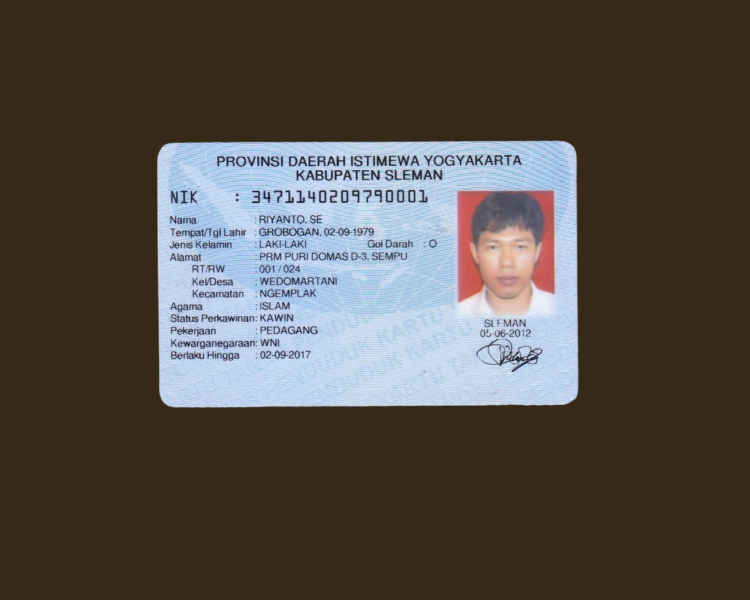
#> input picture assets/sample1.jpg, 1500 x 1200 px (shown at 1/2 size)
$ python ktp.py
#> lines starting #> are read from the running program, lines starting #| are printed output that depends on the picture; after the words box and inside, x2 and y2 are one past the last pixel; in counts of white or black regions, pixels touching at a corner belong together
#> (reads ocr/ocr_number.npy from the repository)
### extractor.py
import cv2
import numpy as np
from ocr.OCR import detect_number


class KtpExtractor:
    def __init__(self, ktp_image: str):
#> called with ktp_image = 'assets/sample1.jpg'
        self.ktp_image = cv2.imread(ktp_image)
#> self.ktp_image is the input picture: shape (1200, 1500, 3); mean B, G, R 70.4, 77.6, 84.1

    def detect_ktp(self) -> np.ndarray | tuple:
        img_gray = cv2.cvtColor(self.ktp_image, cv2.COLOR_BGR2GRAY)
        _, binary_image = cv2.threshold(img_gray, 127, 255, cv2.THRESH_BINARY)
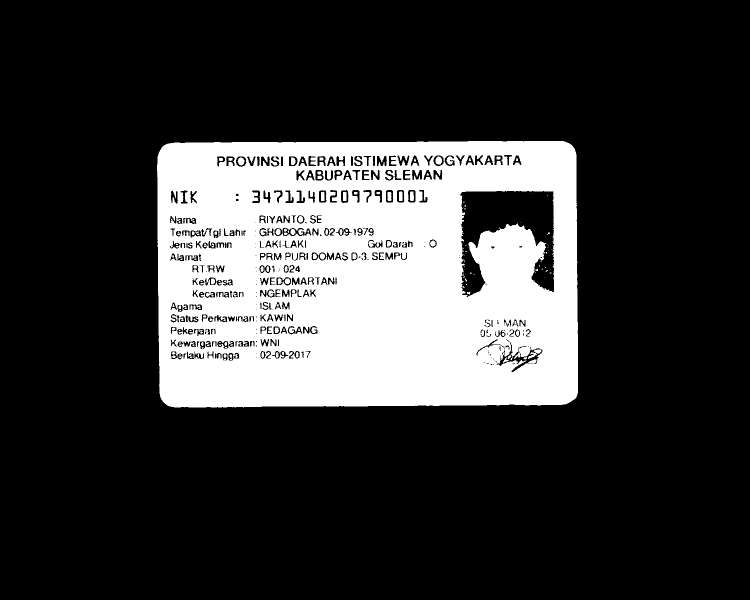
#> binary_image: shape (1200, 1500) (shown at 1/2 size); 21.7% white; 178 white regions (105 under 20 px)

        # Contours
        detected_contours = img_gray.copy()
        contours, hierarchy = cv2.findContours(
            binary_image, cv2.RETR_EXTERNAL, cv2.CHAIN_APPROX_SIMPLE
        )
#> contours = 1 contour; box (x1, y1, x2, y2) and area: (314, 282, 1156, 815) 440940
        detected_contours = cv2.drawContours(
            detected_contours, contours, -1, (0, 255, 0), cv2.FILLED
        )

        # get the first four big contours
        cnts = sorted(contours, key=cv2.contourArea, reverse=True)[:5]
#> cnts has the same summary as contours
        for c in cnts:
            peri = cv2.arcLength(c, True)
            approx = cv2.approxPolyDP(c, 0.02 * peri, True)
            if len(approx) == 4:
                screenCnt = approx
                break
#> this loop made 1 pass
#> (peri, screenCnt) on pass 1: (2738.9, [[1148, 296], [330, 289], [323, 799], [1138, 805]])
        corners = screenCnt.reshape(-1, 2)
#> corners = [[1148, 296], [330, 289], [323, 799], [1138, 805]]
        corner_indexes = [0, 1, 2, 3]

        extracted_ktp = self.perspective_transforms(corners[corner_indexes])

        if extracted_ktp.shape[0] > extracted_ktp.shape[1]:
            corner_indexes = [1, 2, 3, 0]
            extracted_ktp = self.perspective_transforms(corners[corner_indexes])

        ktp_boxes = self.ktp_image.copy()
        cv2.polylines(ktp_boxes, [corners], True, (0, 0, 255), 5)
        for cor in corners:
            cv2.circle(ktp_boxes, tuple(cor), 15, (0, 255, 0), -1)

        return extracted_ktp, (
            self.ktp_image,
            img_gray,
            binary_image,
            detected_contours,
            ktp_boxes,
        )

    def perspective_transforms(self, corners: np.ndarray) -> np.ndarray:
        pt_A, pt_B, pt_C, pt_D = corners
#> pt_A = [1148, 296]; pt_B = [330, 289]; pt_C = [323, 799]; pt_D = [1138, 805]

        # Here, I have used L2 norm. You can use L1 also.
        width_AD = np.sqrt(((pt_A[0] - pt_D[0]) ** 2) + ((pt_A[1] - pt_D[1]) ** 2))
#> width_AD = 509.1
        width_BC = np.sqrt(((pt_B[0] - pt_C[0]) ** 2) + ((pt_B[1] - pt_C[1]) ** 2))
#> width_BC = 510
        maxWidth = max(int(width_AD), int(width_BC))
#> maxWidth = 510

        height_AB = np.sqrt(((pt_A[0] - pt_B[0]) ** 2) + ((pt_A[1] - pt_B[1]) ** 2))
#> height_AB = 818
        height_CD = np.sqrt(((pt_C[0] - pt_D[0]) ** 2) + ((pt_C[1] - pt_D[1]) ** 2))
#> height_CD = 815
        maxHeight = max(int(height_AB), int(height_CD))
#> maxHeight = 818

        input_pts = np.float32([pt_A, pt_B, pt_C, pt_D])
#> input_pts = [[1148, 296], [330, 289], [323, 799], [1138, 805]]
        output_pts = np.float32(
            [
                [0, 0],
                [0, maxHeight - 1],
                [maxWidth - 1, maxHeight - 1],
                [maxWidth - 1, 0],
            ]
        )
#> output_pts = [[0, 0], [0, 817], [509, 817], [509, 0]]

        transform = cv2.getPerspectiveTransform(input_pts, output_pts)
#> transform = [[-0.00848, 0.991, -283.7], [-0.996, -0.0196, 1148.9], [-2.28e-06, -7.25e-06, 1]]
        out = cv2.warpPerspective(
            self.ktp_image, transform, (maxWidth, maxHeight), flags=cv2.INTER_LINEAR
        )
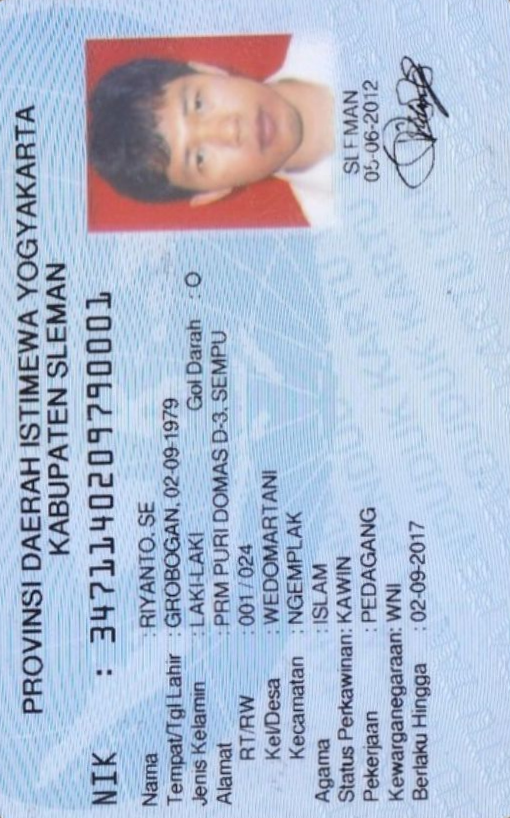
#> out: shape (818, 510, 3); mean B, G, R 211.4, 188.6, 175.5

        return out


class NikExtractor(KtpExtractor):
    def __init__(self, ktp_image: str):
        super().__init__(ktp_image)

    def get_nik_region(self) -> np.ndarray | tuple:
        detected_ktp, _ = self.detect_ktp()
#> in detect_ktp, `cv2.polylines(ktp_boxes, [corners], True, (0, 0, 255), 5)`: ktp_boxes: shape (1200, 1500, 3); 1.03% of pixels changed, all inside (x1, y1, x2, y2) = (320, 286, 1152, 809)
#> the loop in detect_ktp, `for cor in corners:` made 4 passes
#> after the loop in detect_ktp, `for cor in corners:`: ktp_boxes: shape (1200, 1500, 3); mean B, G, R 67.9, 75.7, 84.5
        detected_ktp_copy = detected_ktp.copy()
        detected_ktp = cv2.cvtColor(detected_ktp, cv2.COLOR_BGR2GRAY)
        _, thresh_card = cv2.threshold(detected_ktp, 100, 255, cv2.THRESH_BINARY_INV)
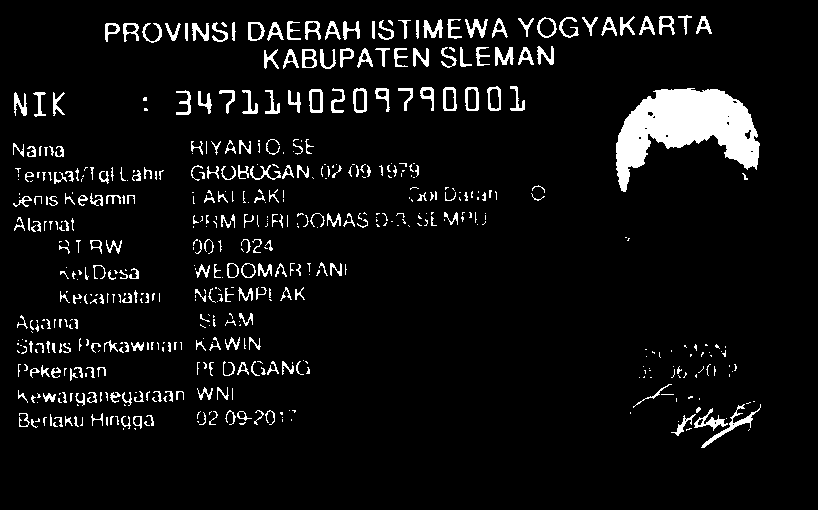
#> thresh_card: shape (510, 818); 6.3% white; 562 white regions (316 under 20 px), largest, box (x1, y1, x2, y2) and area: (616, 88, 760, 192) 7702, (701, 404, 761, 448) 356, (694, 408, 728, 431) 234

        # Image Dilation to get the text region
        kernel = cv2.getStructuringElement(cv2.MORPH_RECT, (3, 3))
#> kernel = [[1, 1, 1], [1, 1, 1], [1, 1, 1]]
        dilate = cv2.dilate(thresh_card, kernel, iterations=7)
#> dilate: shape (510, 818); 35.4% white; 10 white regions
        dilate_copy = dilate.copy()

        img_list = []
        wide_list = []
        cnts = cv2.findContours(dilate, cv2.RETR_EXTERNAL, cv2.CHAIN_APPROX_SIMPLE)
#> cnts = 10 contours; largest, box (x1, y1, x2, y2) and area: (10, 132, 504, 437) 63946, (98, 8, 719, 76) 28348, (6, 136, 171, 311) 17526, (169, 79, 532, 122) 13010, (609, 81, 767, 199) 12128
        for i, c in enumerate(cnts[0][::-1]):
            if i == 0:
                continue
            if i == 4:
                break

            x, y, w, h = cv2.boundingRect(c)
            img_list.append(thresh_card[y : y + h, x : x + w])
            wide_list.append(w)

            cv2.rectangle(dilate_copy, (x, y), (x + w, y + h), (36, 255, 12), 2)
            cv2.putText(
                dilate_copy,
                f"{i}",
                (x, y),
                cv2.FONT_HERSHEY_SIMPLEX,
                1,
                (0, 0, 255),
                1,
                cv2.LINE_AA,
            )

            cv2.rectangle(detected_ktp_copy, (x, y), (x + w, y + h), (36, 255, 12), 2)
            cv2.putText(
                detected_ktp_copy,
                f"{i}",
                (x, y),
                cv2.FONT_HERSHEY_SIMPLEX,
                1,
                (0, 0, 255),
                1,
                cv2.LINE_AA,
            )
#> this loop made 5 passes
#> (x, y, w, h) on passes 2 to 4: (169, 79, 363, 43), (609, 81, 158, 118), (7, 85, 65, 39)
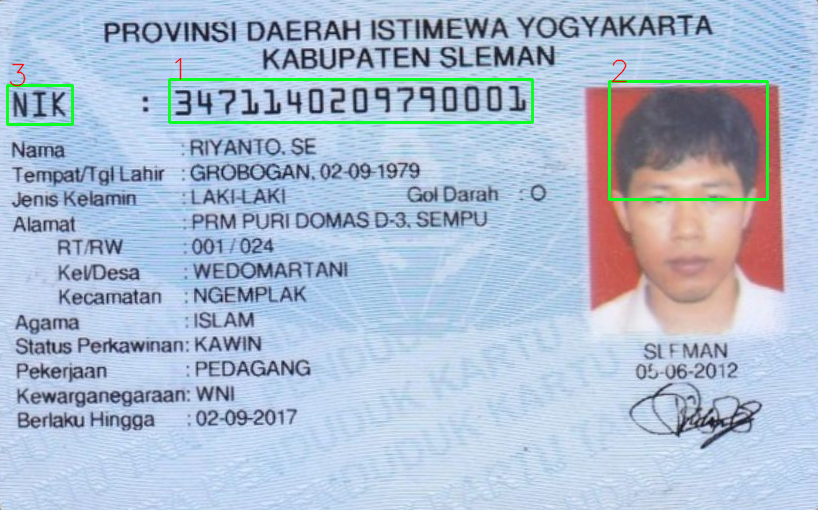
#> detected_ktp_copy: shape (510, 818, 3); mean B, G, R 209.5, 189.3, 173.6
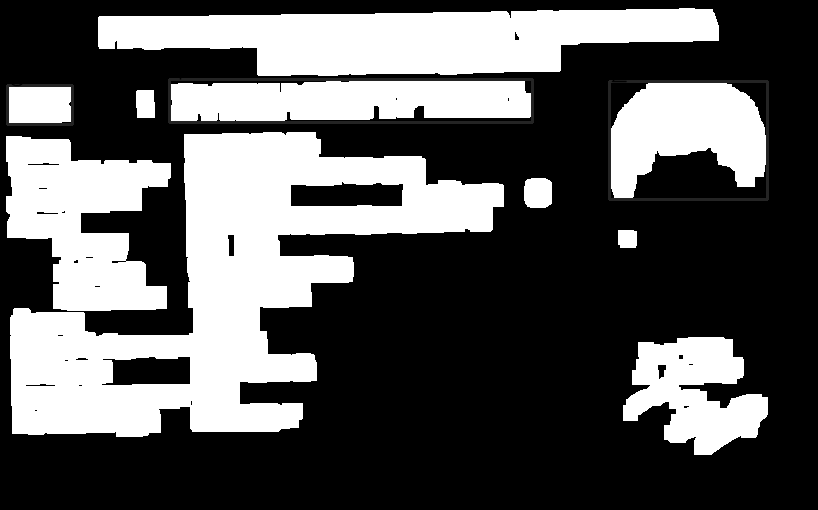
#> dilate_copy: shape (510, 818); min 0, max 255, mean 90.1
#> after the loop, img_list = 3 items; wide_list = [363, 158, 65]

        nik = img_list[wide_list.index(max(wide_list))]
#> nik: shape (43, 363); 14.7% white; 16 white regions
        return nik, (thresh_card, dilate_copy, detected_ktp_copy)

    def get_nik_numbers(self) -> list | tuple:
        """
        Process:
        - Dilate to get the contours and boxes of numbers
        - Erode to do the OCR
        """

        extracted_nik_region, _ = self.get_nik_region()
        _, thresh_nik = cv2.threshold(extracted_nik_region, 120, 255, cv2.THRESH_BINARY)

        # Get contours from dilated image
        dilate_kernel = cv2.getStructuringElement(cv2.MORPH_RECT, (1, 1))
#> dilate_kernel = [1]
        dilate = cv2.dilate(thresh_nik, dilate_kernel, iterations=10)
        nik_contours = cv2.findContours(
            dilate, cv2.RETR_EXTERNAL, cv2.CHAIN_APPROX_SIMPLE
        )
#> nik_contours = 16 contours; largest, box (x1, y1, x2, y2) and area: (184, 9, 198, 34) 288, (296, 8, 310, 32) 284, (140, 10, 154, 34) 282, (318, 7, 332, 32) 276, (274, 8, 288, 32) 276

        erode_kernel = cv2.getStructuringElement(cv2.MORPH_RECT, (1, 1))
#> erode_kernel = [1]
        eroded = cv2.erode(thresh_nik, erode_kernel, iterations=2)

        # Make copy of eroded NIK
        result = cv2.cvtColor(eroded.copy(), cv2.COLOR_GRAY2BGR)
#> result: shape (43, 363, 3); 14.7% white; 16 white regions

        number_images = []
        number_boxes = sorted(nik_contours[0], key=lambda x: cv2.boundingRect(x)[0])
#> number_boxes has the same summary as nik_contours
        for i, c in enumerate(number_boxes):
            x, y, w, h = cv2.boundingRect(c)
            number_images.append(eroded[y : y + h, x : x + w])
            cv2.rectangle(result, (x, y), (x + w, y + h), (0, 255, 0), 1)
            cv2.putText(
                result,
                str(i),
                (x, y),
                cv2.FONT_HERSHEY_SIMPLEX,
                0.3,
                (0, 0, 255),
                1,
                cv2.LINE_AA,
            )
#> this loop made 16 passes
#> (x, y, w, h) on passes 1 to 12: (7, 11, 15, 25), (29, 12, 14, 23), (50, 11, 16, 24), (73, 11, 16, 24), (96, 11, 15, 24), (119, 11, 13, 23), (140, 10, 14, 24), (162, 9, 14, 25), (184, 9, 14, 25), (206, 9, 15, 24), (229, 9, 15, 23), (251, 8, 14, 24)
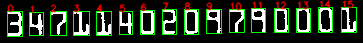
#> result: shape (43, 363, 3); mean B, G, R 33.5, 53, 39.6
#> after the loop, number_images = 16 items

        return number_images, (dilate, result)

    def extract_number_images(self) -> str:
        image_list, _ = self.get_nik_numbers()
#> image_list = 16 items
        result = detect_number(image_list)
        return result


# [4 lines that do not run on import are left out]

### ocr/OCR.py
import cv2
import numpy as np
from skimage.metrics import structural_similarity

with open("ocr/ocr_number.npy", "rb") as f:
    ocr_image_array = np.load(f)


def detect_number(number_images: list):
    final_results = []
    for img in number_images:
        img = cv2.resize(img, (20, 30))

        ssi, label = [], []
        for i, ocr in enumerate(ocr_image_array):
            ssi_index, _ = structural_similarity(img, ocr, full=True)
            ssi.append(ssi_index)
            label.append(i)

        ssi_max = ssi.index(max(ssi))
        predicted = label[ssi_max]
        final_results.append(predicted)
#> this loop made 16 passes
#> (ssi_max, predicted) on passes 1 to 12: (3, 3), (4, 4), (7, 7), (1, 1), (1, 1), (4, 4), (0, 0), (2, 2), (0, 0), (9, 9), (7, 7), (9, 9)
#> pass 3, in detect_number, `img = cv2.resize(img, (20, 30))`:
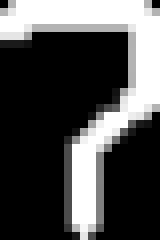
#> img: shape (30, 20) (shown 8 times larger); min 0, max 255, mean 77.3
#> after the loop, final_results = [3, 4, 7, 1, 1, 4, 0, 2, 0, 9, 7, 9, 0, 0, 0, 1]

    return "".join([str(i) for i in final_results])

# [9 lines that do not run on import are left out]

### ktp.py
import cv2
import time
import argparse
import numpy as np
from utils import resize
from extractor import NikExtractor

start_time = time.time()

parser = argparse.ArgumentParser(description="Extrak Nomor NIK dari KTP")
parser.add_argument(
    "-i", "--image", type=str, help="path gambar ktp", default="assets/sample1.jpg"
)
parser.add_argument(
    "-p",
    "--proses",
    type=bool,
    help="tampilkan step by step image processing",
    default=False,
)
args = parser.parse_args()

path = args.image
detector = NikExtractor(path)
result = detector.extract_number_images()
#> in extract_number_images, `result = detect_number(image_list)`: result = '3471140209790001'
#> result = '3471140209790001'
print("+-----------------------+")
print(f"| NIK: {result} |")
#| | NIK: 3471140209790001 |
print("+-----------------------+")

execution_time = time.time() - start_time
print(f"execution time: {execution_time:.2f}s")

if args.proses == True:
    extracted_ktp, (ktp_image, img_gray, binary_image, detected_contours, ktp_boxes) = (
        detector.detect_ktp()
    )
    nik, (thresh_card, dilate_copy, nik_region) = detector.get_nik_region()
    _, (dilate, result) = detector.get_nik_numbers()

    step1 = [ktp_image, img_gray, binary_image, detected_contours, ktp_boxes]
    step1 = [resize(img, scale_factor=0.17) for img in step1]
    step1 = np.concatenate(step1, axis=1)

    step2 = [extracted_ktp, thresh_card, dilate_copy, nik_region]
    step2 = [resize(img, scale_factor=0.4) for img in step2]
    step2 = np.concatenate(step2, axis=1)

    step3 = [dilate, result]
    step3 = [resize(img, scale_factor=0.9) for img in step3]
    step3 = np.concatenate(step3, axis=0)

    cv2.imshow("step 1", step1)
    cv2.imshow("step 2", step2)
    cv2.imshow("step 3", step3)

    cv2.waitKey(0)
